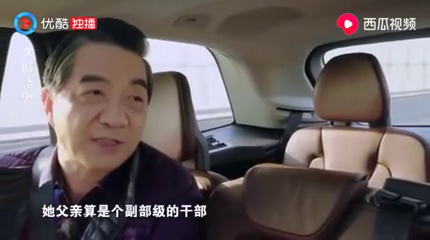
#> input picture frame 224 of PicRec/ALL_Other/Python_FaceDetect/FaceDetect/001.mp4, 430 x 240 px, given in place of numpy.flv, which was not available
$ python image6_2.py
#> lines starting #> are read from the running program, lines starting #| are printed output that depends on the picture; after the words box and inside, x2 and y2 are one past the last pixel; in counts of white or black regions, pixels touching at a corner belong together
# -*- coding: utf-8 -*-

import cv2 as cv
import numpy as np


def nextrace_object_demo():
    video_path = 'D:\File\VideoFile\\numpy.flv'
    capture = cv.VideoCapture(video_path)  # 导入视频
    while 1:
        ret, frame = capture.read()
#> frame is the input picture: shape (240, 430, 3); mean B, G, R 93.2, 93.2, 102.8
        if ret == False:
            break
        hsv = cv.cvtColor(frame, cv.COLOR_BGR2HSV)  ##转换色彩空间为hsv
#> hsv: shape (240, 430, 3); mean H, S, V 68.4, 62.7, 108.2
        # 设置白色的范围,跟踪视频的白色
        lower_hsv = np.array([0, 0, 221])  # 设置过滤的颜色的低值
        upper_hsv = np.array([180, 30, 255])  # 设置过滤颜色的高值

        # 调节图像颜色信息（H）、饱和度（S）、亮度（V）区间，选择白色区域
        msk = cv.inRange(hsv, lower_hsv, upper_hsv)
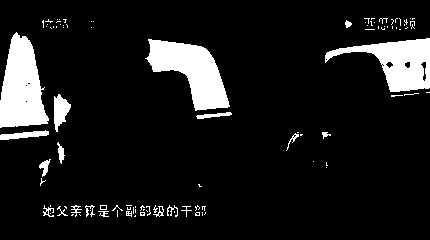
#> msk: shape (240, 430); 10.5% white; 100 white regions (79 under 20 px), largest, box (x1, y1, x2, y2) and area: (0, 32, 49, 128) 3150, (145, 39, 230, 111) 3091, (325, 38, 430, 92) 2653
        cv.imshow('video', frame)
        cv.imshow('mask', msk)
        if cv.waitKey(50) & 0xFF == ord('q'):
#> (key q is pressed here)
            break


nextrace_object_demo()
cv.waitKey()
cv.destroyAllWindows()

$ run again, starting later in the video
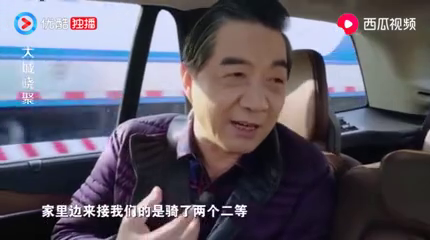
#> input picture frame 1008 of PicRec/ALL_Other/Python_FaceDetect/FaceDetect/001.mp4, 430 x 240 px, given in place of numpy.flv, which was not available
#> in nextrace_object_demo, frame is the input picture: shape (240, 430, 3); mean B, G, R 103.4, 91.3, 96
#> hsv: shape (240, 430, 3); mean H, S, V 94.1, 76, 112.6
#> in nextrace_object_demo, `msk = cv.inRange(hsv, lower_hsv, upper_hsv)`:
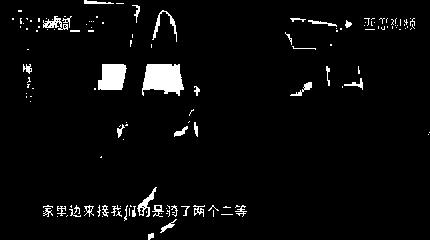
#> msk: shape (240, 430); 3.9% white; 142 white regions (104 under 20 px), largest, box (x1, y1, x2, y2) and area: (142, 64, 184, 96) 1009, (98, 64, 127, 90) 625, (137, 187, 157, 217) 171

$ run again, starting later in the video
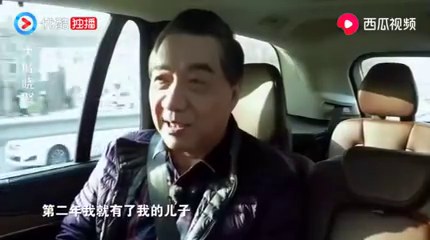
#> input picture frame 1793 of PicRec/ALL_Other/Python_FaceDetect/FaceDetect/001.mp4, 430 x 240 px, given in place of numpy.flv, which was not available
#> in nextrace_object_demo, frame is the input picture: shape (240, 430, 3); mean B, G, R 94.3, 96.9, 95.5
#> hsv: shape (240, 430, 3); mean H, S, V 74.5, 73.1, 104.5
#> in nextrace_object_demo, `msk = cv.inRange(hsv, lower_hsv, upper_hsv)`:
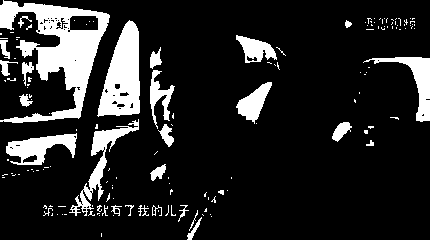
#> msk: shape (240, 430); 15% white; 153 white regions (124 under 20 px), largest, box (x1, y1, x2, y2) and area: (0, 0, 110, 123) 5225, (97, 20, 140, 117) 2635, (69, 119, 139, 216) 1268
